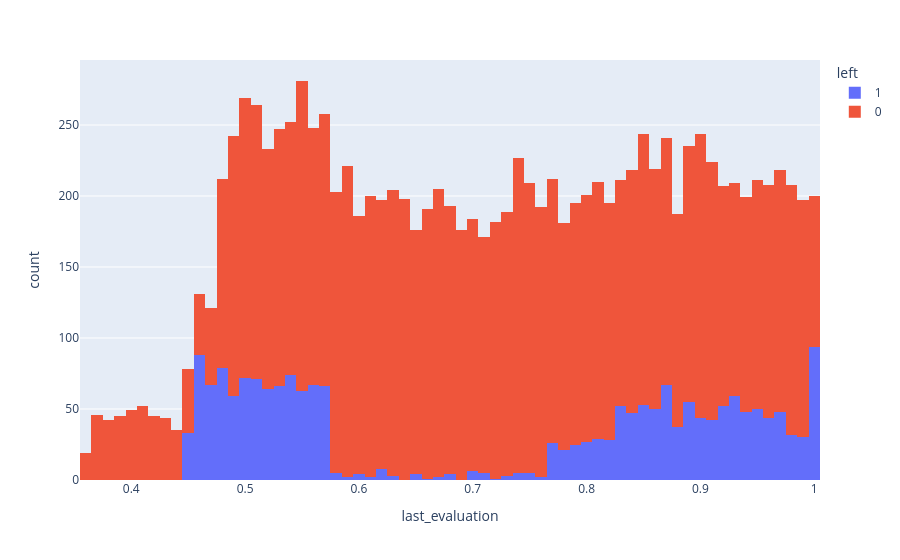

Here is the notebook cell this chart was saved with:
### Markdown cell above
Bins:

0 - 0.45 Low

0.45 - 0.60 Average

0.60 - 0.75 Good

0.75 - 0.95 Very Good

0.95 - 1.00 Excellent

### Code cell
px.histogram(df, x="last_evaluation", color="left")

### Figure 1 — Plotly figure (JSON) as saved in the notebook; plotly's stock layout.template omitted (floating-point values rounded to 4 significant figures; data arrays with more than 128 entries replaced by an {"elided": "..."} marker saying what was removed)
{"data": [{"bingroup": "x", "hovertemplate": "left=1<br>last_evaluation=%{x}<br>count=%{y}<extra></extra>", "legendgroup": "1", "marker": {"color": "#636efa", "pattern": {"shape": ""}}, "name": "1", "orientation": "v", "showlegend": true, "type": "histogram", "x": {"elided": "1991 float values"}, "xaxis": "x", "yaxis": "y"}, {"bingroup": "x", "hovertemplate": "left=0<br>last_evaluation=%{x}<br>count=%{y}<extra></extra>", "legendgroup": "0", "marker": {"color": "#EF553B", "pattern": {"shape": ""}}, "name": "0", "orientation": "v", "showlegend": true, "type": "histogram", "x": {"elided": "10000 float values"}, "xaxis": "x", "yaxis": "y"}], "layout": {"barmode": "relative", "legend": {"title": {"text": "left"}, "tracegroupgap": 0}, "margin": {"t": 60}, "xaxis": {"anchor": "y", "domain": [0, 1], "title": {"text": "last_evaluation"}}, "yaxis": {"anchor": "x", "domain": [0, 1], "title": {"text": "count"}}}}
